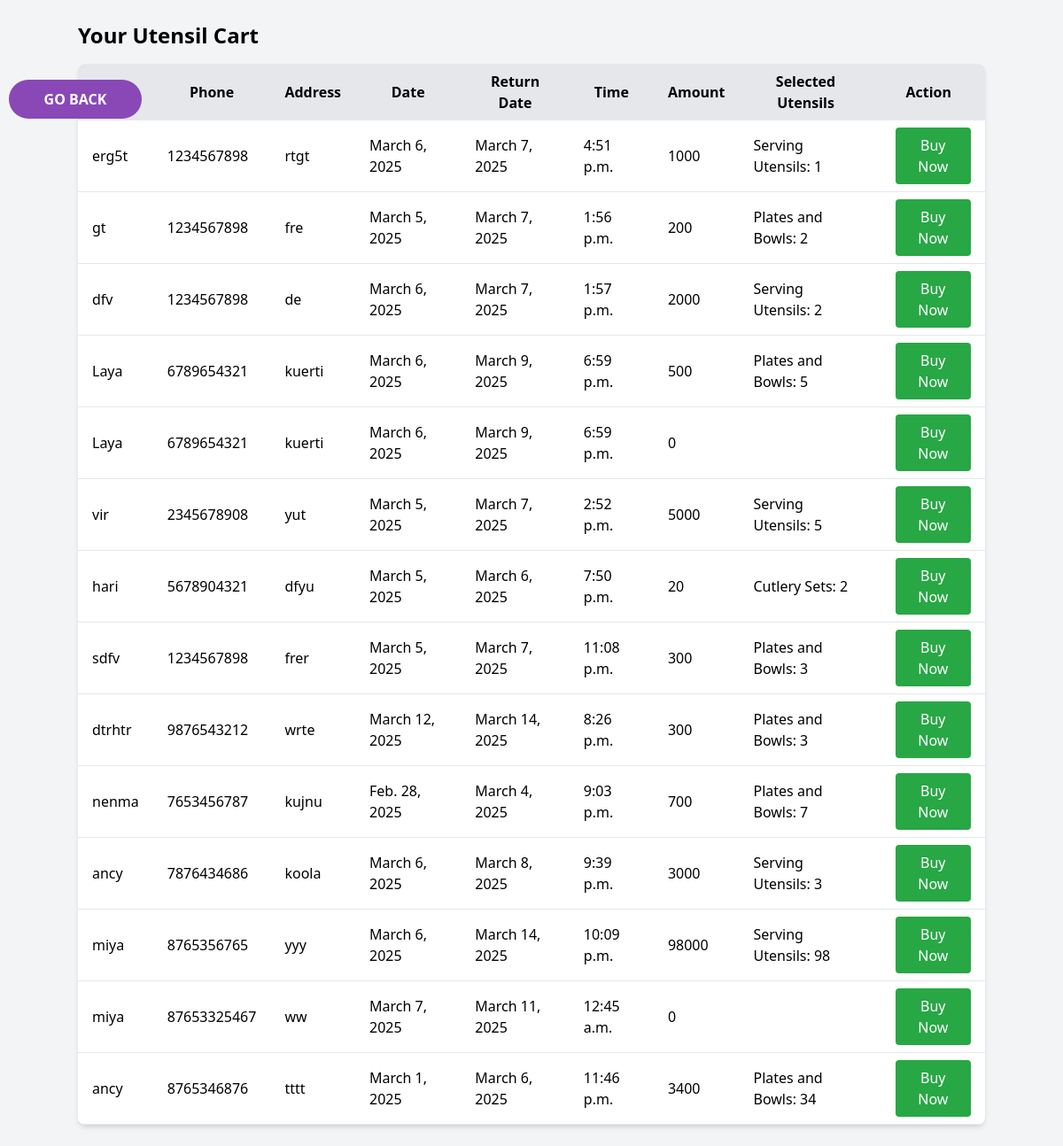
Page /utensils_list/ (signed in) on the committed database.
### EVENT_BOOKING/models.py (models this page shows, shortened)
class Utensilsform(models.Model):
    name = models.CharField(max_length=100)
    phone = models.CharField(max_length=15)
    user=models.ForeignKey(Event,on_delete=models.CASCADE,null=True,blank=True)
    address = models.CharField(max_length=255)
    email = models.EmailField(null=True,blank=True)
    date = models.DateField()
    rdate = models.DateField()
    time = models.TimeField()
    amount=models.IntegerField(null=True, blank=True)
    status = models.CharField(max_length=10, choices=[('Pending', 'Pending'), ('Paid', 'paid'), ('refund', 'refund')], default='Pending')
    UTENSIL_CHOICES = [
        ('cutlery_sets', 'Cutlery Sets'),
        ('plates_bowls', 'Plates and Bowls'),
        ('serving_utensils', 'Serving Utensils'),
        ('specialty_tools', 'Specialty Tools'),
    ]
    selected_utensils = models.JSONField(default=dict, blank=True)

### EVENT_BOOKING/views.py (the view)
# urls.py: path('utensils_list/',views.utensils_list,name='utensils_list'),
def utensils_list(request):
    if 'email' in request.session:
        email = request.session['email']
        juser = Event.objects.get(email=email)
        cart_items = Utensilsform.objects.filter(user=juser)
        return render(request, 'utensils_list.html', {'cart_items': cart_items})
    else:
        return redirect('decorcart')

### EVENT_BOOKING/templates/utensils_list.html (shortened to what this page needs)
<!DOCTYPE html>
<html lang="en">
<head>
    <link rel="stylesheet" href="https://cdn.jsdelivr.net/npm/tailwindcss@2.2.19/dist/tailwind.min.css">
</head>
<body class="bg-gray-100 p-6">
    <div class="container mx-auto">
        <h2 class="text-2xl font-bold mb-4">Your Utensil Cart</h2>
        {% if cart_items %}
        <table class="table-auto w-full bg-white shadow-md rounded-lg overflow-hidden">
            <thead>
                <tr class="bg-gray-200">
                    <th class="px-4 py-2">Name</th>
                    <th class="px-4 py-2">Phone</th>
                    <th class="px-4 py-2">Address</th>
                    <th class="px-4 py-2">Date</th>
                    <th class="px-4 py-2">Return Date</th>
                    <th class="px-4 py-2">Time</th>
                    <th class="px-4 py-2">Amount</th>
                    <th class="px-4 py-2">Selected Utensils</th>
                    <th class="px-4 py-2">Action</th>
                </tr>
            </thead>
            <tbody>
                {% for item in cart_items %}
                <tr class="border-b">
                    <td class="px-4 py-2">{{ item.name }}</td>
                    <td class="px-4 py-2">{{ item.phone }}</td>
                    <td class="px-4 py-2">{{ item.address }}</td>
                    <td class="px-4 py-2">{{ item.date }}</td>
                    <td class="px-4 py-2">{{ item.rdate }}</td>
                    <td class="px-4 py-2">{{ item.time }}</td>
                    <td class="px-4 py-2">{{ item.amount }}</td>
                    <td class="px-4 py-2">
                        <ul>
                            {% for key, value in item.selected_utensils.items %}
                                <li>{{ key }}: {{ value }}</li>
                            {% endfor %}
                        </ul>
                    </td>
                    <td class="px-4 py-2">
                        <button type="button" class="buy-now-btn pay-button"
                            data-utensil-id="{{ item.id }}" data-amount="{{ item.amount }}">
                            Buy Now
                        </button>
                    </td>
                </tr>
                {% endfor %}
            </tbody>
        </table>
        {% else %}
        <p class="text-red-500">No utensils found in your list.</p>
        {% endif %}
    </div>
    <button class="back-button" onclick="window.history.back()">
         Go Back
      </button>
</body>
</html>

### EVENT_BOOKING/templates/utensils_list.html (style rules this page uses)
.buy-now-btn { background-color: #28a745; color: white; padding: 8px 16px; border: none; border-radius: 4px; cursor: pointer; text-decoration: none; margin-left: 10px; }
.back-button { position: fixed; top: 90px; left: 10px; right:120px; padding: 10px 20px; width:auto; max-width:150px; text-transform: uppercase; background-color: rgb(138, 72, 182); color: white; border-radius: 25px; font-size: 18px; font-weight: bold; font-size: 1rem; align-items: center; }

### rows in the picture
Utensilsform: name "erg5t", phone "1234567898", address "rtgt", date "March 6, 2025", rdate "March 7, 2025", time "4:51 p.m.", amount "1000", selected_utensils "Serving Utensils", selected_utensils "1"
Utensilsform: name "gt", phone "1234567898", address "fre", date "March 5, 2025", rdate "March 7, 2025", time "1:56 p.m.", amount "200", selected_utensils "Plates and Bowls", selected_utensils "2"
Utensilsform: name "dfv", phone "1234567898", address "de", date "March 6, 2025", rdate "March 7, 2025", time "1:57 p.m.", amount "2000", selected_utensils "Serving Utensils", selected_utensils "2"
Utensilsform: name "Laya", phone "6789654321", address "kuerti", date "March 6, 2025", rdate "March 9, 2025", time "6:59 p.m.", amount "500", selected_utensils "Plates and Bowls", selected_utensils "5"
Utensilsform: name "Laya", phone "6789654321", address "kuerti", date "March 6, 2025", rdate "March 9, 2025", time "6:59 p.m.", amount "0"
Utensilsform: name "vir", phone "2345678908", address "yut", date "March 5, 2025", rdate "March 7, 2025", time "2:52 p.m.", amount "5000", selected_utensils "Serving Utensils", selected_utensils "5"
Utensilsform: name "hari", phone "5678904321", address "dfyu", date "March 5, 2025", rdate "March 6, 2025", time "7:50 p.m.", amount "20", selected_utensils "Cutlery Sets", selected_utensils "2"
Utensilsform: name "sdfv", phone "1234567898", address "frer", date "March 5, 2025", rdate "March 7, 2025", time "11:08 p.m.", amount "300", selected_utensils "Plates and Bowls", selected_utensils "3"
Utensilsform: name "dtrhtr", phone "9876543212", address "wrte", date "March 12, 2025", rdate "March 14, 2025", time "8:26 p.m.", amount "300", selected_utensils "Plates and Bowls", selected_utensils "3"
Utensilsform: name "nenma", phone "7653456787", address "kujnu", date "Feb. 28, 2025", rdate "March 4, 2025", time "9:03 p.m.", amount "700", selected_utensils "Plates and Bowls", selected_utensils "7"
Utensilsform: name "ancy", phone "7876434686", address "koola", date "March 6, 2025", rdate "March 8, 2025", time "9:39 p.m.", amount "3000", selected_utensils "Serving Utensils", selected_utensils "3"
Utensilsform: name "miya", phone "8765356765", address "yyy", date "March 6, 2025", rdate "March 14, 2025", time "10:09 p.m.", amount "98000", selected_utensils "Serving Utensils", selected_utensils "98"
Utensilsform: name "miya", phone "87653325467", address "ww", date "March 7, 2025", rdate "March 11, 2025", time "12:45 a.m.", amount "0"
Utensilsform: name "ancy", phone "8765346876", address "tttt", date "March 1, 2025", rdate "March 6, 2025", time "11:46 p.m.", amount "3400", selected_utensils "Plates and Bowls", selected_utensils "34"
